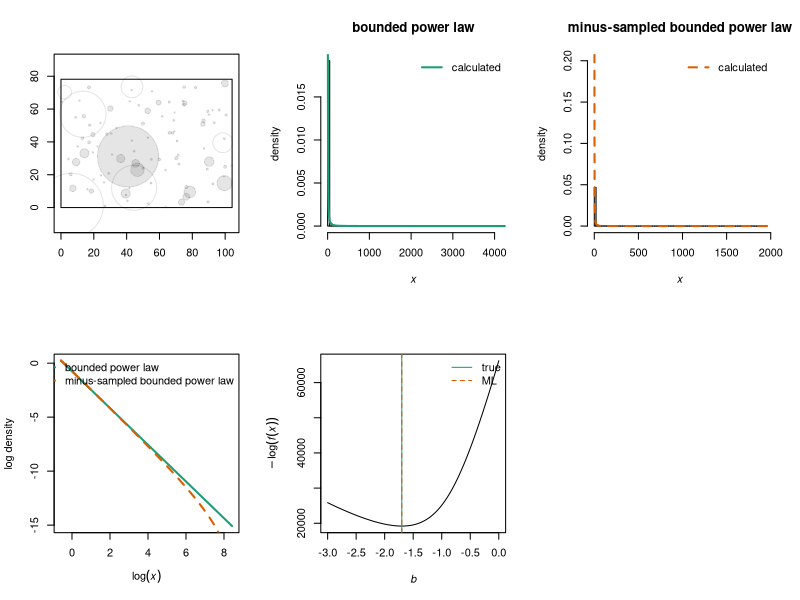

Write the R code that produced this figure.
rm(list = ls())
library(RColorBrewer)

#normalization constant C from Equation 2 in Edwards et al
#arguments:
#min mass xmin
#max mass xmax
#exponent b of bounded power law distribution
#Value: normalization constant C as in Equation 2 of Edwards
getC <- function(xmin, xmax, b){
  if(b == -1){
    return(1 / (log(xmax) - log(xmin)))
  } else {
    return((b + 1) / (xmax ^ (b + 1) - xmin ^(b + 1)))
  }
}

#bounded power law density
#Arguments:
#x: value at which to get density
#b: power law coefficient
#C: normalization constant
#xmin, xmax: min and max for bounded power law
#Value: density f(x) at x
dboundedpowerlaw <- function(x, b, C, xmin, xmax){
  fx <- C * x ^ b
  fx[x < xmin] <- 0
  fx[x > xmax] <- 0
  return(fx)
}

#calculate pi(r), the probability we minus-sample a circle of radius r
#Arguments:
#w, v: rectangular window dimensions
#r: circle radius
#Value: probability a circle of radius r is minus-sampled
getpir <- function(w, v, r){
  return((w - 2 * r) * (v - 2 * r) / (w * v)) #area in which we can minus-sample a circle of radius r / window area
}

#density for minus-sampled bounded power law (in form we can supply to optimizer)
#Arguments:
#b: power law coefficient
#x: value at which to get density
#xmin, min for bounded power law
#w, v: width and height of sampling window (ASSUMES v <= w and xmax greater than largest observable object)
#Value: density f(x) at x
dMSBPLanalytic <- function(b, x, xmin, w, v){
  numerator <- 4 / pi * x ^ (b + 1) - 2 * (w + v) / sqrt(pi) * x ^ (b + 0.5) + w * v * x ^ b
  xmw <- pi / 4 * v ^ 2 #largest circle we can fit in window
  if(b == -2){#special case for denominator
    dplus <- w * v / (b + 1) * xmw ^ (b + 1) - 2 * (w + v) / (sqrt(pi) * (b + 1.5)) * xmw ^ (b + 1.5) + 4 / pi * log(xmw)
    dminus <- w * v / (b + 1) * xmin ^ (b + 1) - 2 * (w + v) / (sqrt(pi) * (b + 1.5)) * xmin ^ (b + 1.5) + 4 / pi * log(xmin)
  } else if (b == - 1.5){#special case for denominator
    dplus <- w * v / (b + 1) * xmw ^ (b + 1) - 2 * (w + v) / sqrt(pi) * log(xmw) + 4 / (pi * (b + 2)) * xmw ^ (b + 2)
    dminus <- w * v / (b + 1) * xmin ^ (b + 1) - 2 * (w + v) / sqrt(pi) * log(xmin) + 4 / (pi * (b + 2)) * xmin ^ (b + 2)
  } else if (b == -1){#special case for denominator
    dplus <- w * v * log(xmw) - 2 * (w + v) / (sqrt(pi) * (b + 1.5)) * xmw ^ (b + 1.5) + 4 / (pi * (b + 2)) * xmw ^ (b + 2)
    dminus <- w * v * log(xmin) - 2 * (w + v) / (sqrt(pi) * (b + 1.5)) * xmin ^ (b + 1.5) + 4 / (pi * (b + 2)) * xmin ^ (b + 2)
  } else {
    dplus <- w * v / (b + 1) * xmw ^ (b + 1) - 2 * (w + v) / (sqrt(pi) * (b + 1.5)) * xmw ^ (b + 1.5) + 4 / (pi * (b + 2)) * xmw ^ (b + 2)
    dminus <- w * v / (b + 1) * xmin ^ (b + 1) - 2 * (w + v) / (sqrt(pi) * (b + 1.5)) * xmin ^ (b + 1.5) + 4 / (pi * (b + 2)) * xmin ^ (b + 2)
  }
  denominator <- dplus - dminus
  fx <- numerator / denominator
  fx[x < xmin] <- 0
  fx[x > xmw] <- 0
  return(fx)
}

#negative log likelihood for minus-sampled bounded power law (in form we can supply to optimizer)
#Arguments:
#b: power law coefficient
#x: vector of sizes
#xmin, min for bounded power law
#w, v: width and height of sampling window (ASSUMES v <= w and xmax greater than largest observable object)
#Value: negative log likelihood for observations x, with parameter b
negloglikMSBPL <- function(b, x, w, v){
  xmin <- min(x) #this is maximum likelihood estimate
  logfx <- sum(log(dMSBPLanalytic(b = b, x = x, xmin = xmin, w = w, v = v)))
  return(-logfx)
}

#plot negative log likelihood against b for minus-sampled bounded power law
#Arguments:
#x: vector of sizes
#w: width of window
#v: height of window
#Value: plot of negative log likelihood against b
plotnegloglik <- function(x, w, v){
  b <- seq(from = -3, to = -1e-6, length.out = 100)
  negllvec <- numeric(3)
  for(i in 1:100){
    negllvec[i] <- negloglikMSBPL(b = b[i], x = x, w = w, v = v)
  }
  plot(b, negllvec, type = "l", xlab = expression(italic(b)), ylab = expression(-log(italic(f(x)))))  
}

#maximum likelihood estimate of b for minus-sampled bounded power law
#Arguments:
#x: vector of sizes
#w: width of window
#v: height of window
#Value: object returned by optimize(), for which $minimum is the ML estimate and $objective is the negative log likelihood
estimatebMSBPL <- function(x, w, v){
  return(optimize(f = negloglikMSBPL, interval = c(-3, 0), x = x, w = w, v = v))
}

#density for minus-sampled bounded power law
#Arguments:
#x: value at which to get density
#b: power law coefficient
#C: normalization constant
#xmin, xmax: min and max for bounded power law
#w, v: width and height of sampling window (ASSUMES v <= w)
#Value: density f(x) at x
#NOTE: NOT SURE ABOUT JACOBIAN YET
dMSBPL <- function(x, b, C, xmin, xmax, w, v){
  Jacobian <- 1 / (2 * sqrt(pi * x))
  #numerator <- C / (w * v) * (4 / pi * x ^ (b + 1) - 2 * (w + v) / sqrt(pi) * x ^ (b + 0.5) + w * v * x ^ b) #includes factor C / (w * v) that cancels with denominator
  numerator <- 4 / pi * x ^ (b + 1) - 2 * (w + v) / sqrt(pi) * x ^ (b + 0.5) + w * v * x ^ b
  #numerator <- numerator * Jacobian #change of variables needed?
  
  n2 <- dboundedpowerlaw(x = x, b = b, C = C, xmin = xmin, xmax = xmax) * getpir(w = w, v = v, r = sqrt(x / pi))
  #n2 <- n2 * Jacobian #CHECK: JACOBIAN NEEDED HERE?

  xmw <- pi / 4 * v ^ 2 #largest circle we can fit in window
  if(b == -2){#special case for denominator
    dplus <- w * v / (b + 1) * xmw ^ (b + 1) - 2 * (w + v) / (sqrt(pi) * (b + 1.5)) * xmw ^ (b + 1.5) + 4 / pi * log(xmw)
    dminus <- w * v / (b + 1) * xmin ^ (b + 1) - 2 * (w + v) / (sqrt(pi) * (b + 1.5)) * xmin ^ (b + 1.5) + 4 / pi * log(xmin)
  } else if (b == - 1.5){#special case for denominator
    dplus <- w * v / (b + 1) * xmw ^ (b + 1) - 2 * (w + v) / sqrt(pi) * log(xmw) + 4 / (pi * (b + 2)) * xmw ^ (b + 2)
    dminus <- w * v / (b + 1) * xmin ^ (b + 1) - 2 * (w + v) / sqrt(pi) * log(xmin) + 4 / (pi * (b + 2)) * xmin ^ (b + 2)
  } else if (b == -1){#special case for denominator
    dplus <- w * v * log(xmw) - 2 * (w + v) / (sqrt(pi) * (b + 1.5)) * xmw ^ (b + 1.5) + 4 / (pi * (b + 2)) * xmw ^ (b + 2)
    dminus <- w * v * log(xmin) - 2 * (w + v) / (sqrt(pi) * (b + 1.5)) * xmin ^ (b + 1.5) + 4 / (pi * (b + 2)) * xmin ^ (b + 2)
  } else {
    dplus <- w * v / (b + 1) * xmw ^ (b + 1) - 2 * (w + v) / (sqrt(pi) * (b + 1.5)) * xmw ^ (b + 1.5) + 4 / (pi * (b + 2)) * xmw ^ (b + 2)
    dminus <- w * v / (b + 1) * xmin ^ (b + 1) - 2 * (w + v) / (sqrt(pi) * (b + 1.5)) * xmin ^ (b + 1.5) + 4 / (pi * (b + 2)) * xmin ^ (b + 2)
  }
  denominator <- dplus - dminus
  d2 <- dMSBPLintegral(b = b, C = C, w = w, v = v, xmin = xmin, xmax = xmax, xmaxminus = xmw)

  fx1 <- numerator / denominator
  fx2 <- n2 / d2$value #USING NUMERICAL INTEGRAL FOR NOW: we can always make this form work for other distributions
  
  print("overall check:")
  print(head(cbind(fx1, fx2)))
  
  fx2[x < xmin] <- 0
  fx2[x > xmw] <- 0
  return(fx2)
}

#numerical check on denominator for minus-sampled bounded power law
#Arguments:
#b: power law coefficient
#C: normalization constant
#w, v: width and height of sampling window (ASSUMES v < w)
#xmin, xmax: min and max for bounded power law
#xmaxminus: max area we can fit in window
#Value: numerical integral of what I think is numerator of minus-sampled bounded power law
dMSBPLintegral <- function(b, C, w, v, xmin, xmax, xmaxminus){
  myfunction <- function(x){
      f <- dboundedpowerlaw(x = x, b = b, C = C, xmin = xmin, xmax = xmax) * getpir(w = w, v = v, r = sqrt(x / pi))
      return(f)
    }
  return(integrate(f = myfunction, lower = xmin, upper = xmaxminus))
}

#inverse cdf for bounded power law
#Arguments:
#u in [0, 1]
#xmin and xmax: min and max values of x
#Value: inverse cdf evaluated at u
FXinv <- function(u, b, xmin, xmax){
  if(b == -1){
    x <- xmax ^ u * xmin ^ (1 - u)
  } else {
    x <- (u * xmax ^ (b + 1) + (1 - u) * xmin ^ (b + 1)) ^ (1 / (b + 1))  
  }
  return(x)
}

#simulate from bounded power law distribution
#Arguments:
#n: number of values to simulate
#b: exponent for distribution
#xmin: min size
#xmax: max size
#Value:
#vector of n observations drawn from the specified bounded power law distribution
simulateboundedpowerlaw <- function(n, b, xmin, xmax){
  u <- runif(n = n, min = 0, max = 1)
  x <- FXinv(u = u, b = b, xmin = xmin, xmax = xmax)
}

#radius of circle given area
#Argument: area x FC: should be in cm^2
#Value: radius r
radiusfromarea <- function(x){
  return(sqrt(x / pi))
}

#does circle of radius r centred at (alpha, beta) fall entirely within a rectangle of side lengths w, v, lower left corner at origin?
#Arguments:
#alpha, beta: coordinates of circle centre
#r: radius of circle
#w, v: width and height of rectangle
#Value:
#logical: circle entirely in rectangle?
inframe <- function(alpha, beta, r, w, v){
  return(alpha >= r & alpha <= (w - r) & beta >= r & beta <= (v - r))
}

#draw sampling window
#Arguments: w, v width and height of rectangular window
#Value: rectangle representing the window
plotframe <- function(w, v){
  polygon(x = c(0, w, w, 0), y = c(0, 0, v, v))
}

#draw circle, filled if entirely in window
#Arguments:
#alpha, beta: centre of circle
#r: radius of circle
#isinframe (logical): is circle entirely in window?
#Value: draw the circle
plotcircle <- function(alpha, beta, r, isinframe){
  theta <- seq(from = 0, to = 2 * pi, length.out = 1e3)
  xc <- r * cos(theta)
  yc <- r * sin(theta)
  if(isinframe){
    plotcol <- adjustcolor("black", 0.1)
    edgecol <- plotcol
  } else {
    plotcol <- NA
    edgecol <- adjustcolor("black", 0.1)
  }
  polygon(xc + alpha, yc + beta, col = plotcol, border = edgecol)
}

#dimensions of sampling window
# w <- 5
# v <- 2 #ASSUME v <= w

# images dimensions from CANON camera (w x v = 3648 x 2736)
# 10 cm = roughly 350 pixels; 1 m = 3500; 1 cm = 35; so dividing by 35 to see what that translates to in cm x cm
w <- 3648/35
v <- 2736/35

#DATA FILES NEED TO BE IN THE PROJECT FOR THIS TO WORK
#load data
#oneyeardf <- read.csv("oneyeardf.csv")
#oneyeardf <- oneyeardf[is.na(oneyeardf$ROI.LabelCode), ] # subset by removing corals that are out of frame
#axisscores <- read.csv("axisscores.csv")
#axisscores <- axisscores[order(axisscores$PC1), ] # order by PC1 from low to high

#sample from the sites; loop to repeat for all sites
#subsample from the minus sampled distribution



#parameters of bounded power law
# need to make a function that estimates the parameters for each site
xmin <- 0.56 #1e-1 #min area FC: 0.56 from oneyeardf
xmax <- 4569 #pi * 3^2 #max area FC: 4569 from oneyeardf
xmaxminus <- pi / 4 * v^2 #max area of circle that can fit in window
b <- -1.7 #power law exponent
C <- getC(xmin = xmin, xmax = xmax, b = b) #normalization constant
n <- 1e4 #number of circles
nplot <- 100 #number to plot
x <- simulateboundedpowerlaw(n = n, b = b, xmin = xmin, xmax = xmax) #simulated areas

r <- radiusfromarea(x) #colony radii (assume circles)
mycolors <- brewer.pal(3, "Dark2")

alpha <- runif(n = n, min = 0, max = w) #(alpha, beta) uniform random points in sampling window
beta <- runif(n = n, min = 0, max = v)

par(mfrow = c(2, 3))
plot(c(0, w), c(0, v), type = "n", asp = 1, xlab = "", ylab = "")
plotframe(w = w, v = v)
isinframe <- inframe(alpha = alpha, beta = beta, r = r, w = w, v = v)
for(i in 1:nplot){#drawing all the circles can be slow so make nplot not too large
  plotcircle(alpha = alpha[i], beta = beta[i], r = r[i], isinframe = isinframe[i])
}

hist(x, freq = FALSE, main = "bounded power law", breaks = 100, xlab = expression(italic(x)), ylab = "density")
xseq <- seq(from = xmin, to = xmax, length.out = 1e4)
fx <- dboundedpowerlaw(x = xseq, b = b, C = C, xmin = xmin, xmax = xmax)
lines(xseq, fx, col = mycolors[1], lwd = 2, lty = "solid") #density curve for bounded power law
legend("topright", bty = "n", lwd = 2, lty = c("solid"), col = c(mycolors[1]), legend = c("calculated"))

hist(x[isinframe], freq = FALSE, main = "minus-sampled bounded power law", breaks = 100, xlab = expression(italic(x)), ylab = "density", ylim = c(0, 0.2)) #changing y-axis limits helps us see tail
xseqMS <- seq(from = xmin, to = xmaxminus, length.out = 1e4)
fxMS <- dMSBPL(x = xseqMS, b = b, C = C, xmin = xmin, xmax = xmax, w = w, v = v)
lines(xseqMS, fxMS, col = mycolors[2], lwd = 2, lty = "dashed") #density curve for bounded power law
legend("topright", bty = "n", lwd = 2, lty = c("dashed"), col = c(mycolors[2]), legend = c("calculated"))

plot(log(xseq), log(fx), type = "l", lwd = 2, lty = "solid", col = mycolors[1], xlab = expression(log(italic(x))), ylab = "log density")
lines(log(xseqMS), log(fxMS), col = mycolors[2], lwd = 2, lty = "dashed") #density curve for bounded power law
legend("topright", bty = "n", lwd = 2, lty = c("solid", "dashed"), col = c(mycolors[1], mycolors[2]), legend = c("bounded power law", "minus-sampled bounded power law"))

plotnegloglik(x = x[isinframe], w = w, v = v)
abline(v = b, lty = "solid", col = mycolors[1])
bML <- estimatebMSBPL(x = x[isinframe], w = w, v = v)
abline(v = bML$minimum, lty = "dashed", col = mycolors[2])
legend("topright", lty = c("solid", "dashed"), legend = c("true", "ML"), col = mycolors[1:2], bty = "n")
